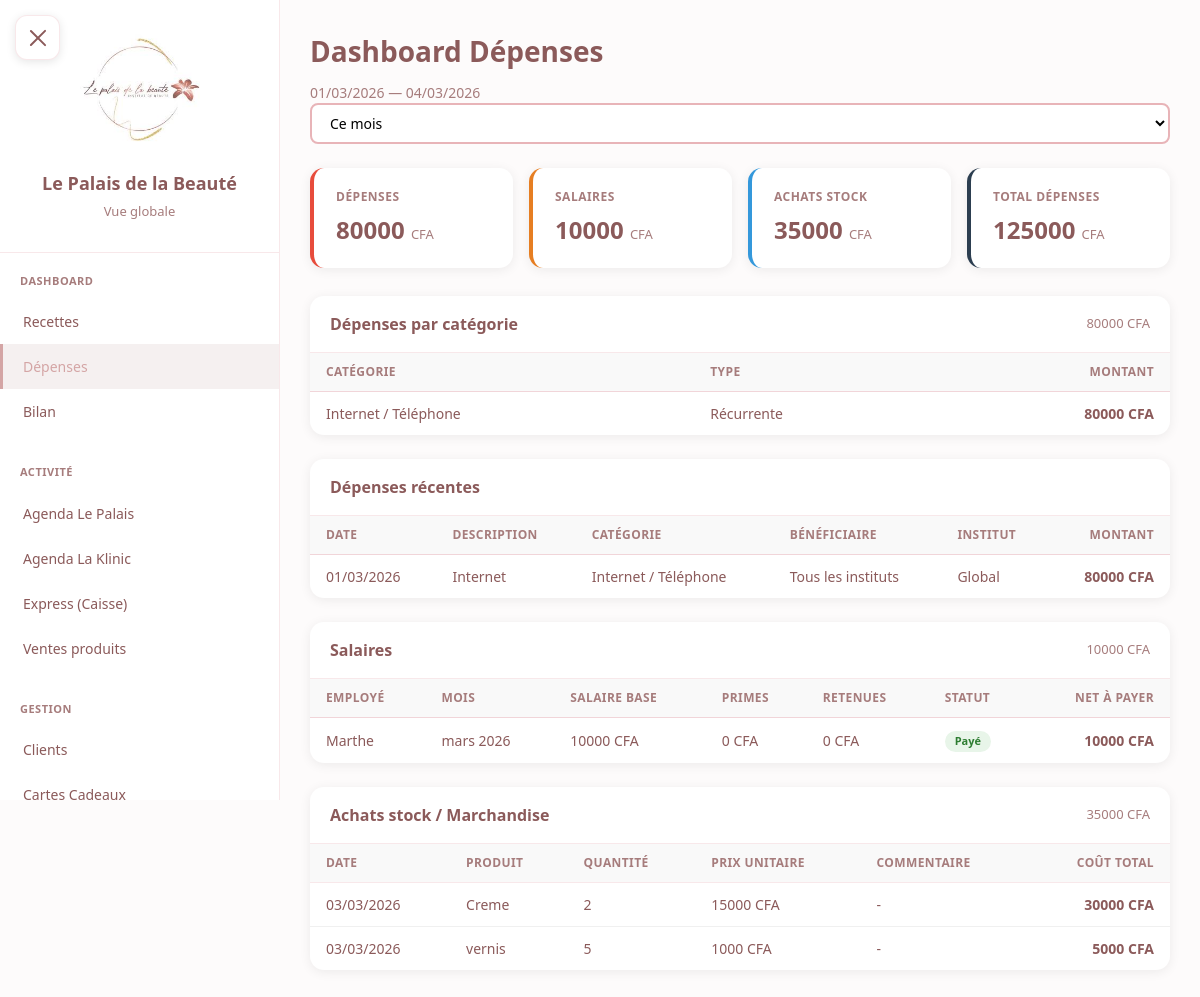
Page /dashboard/depenses/ (signed in) on the earlier database version.
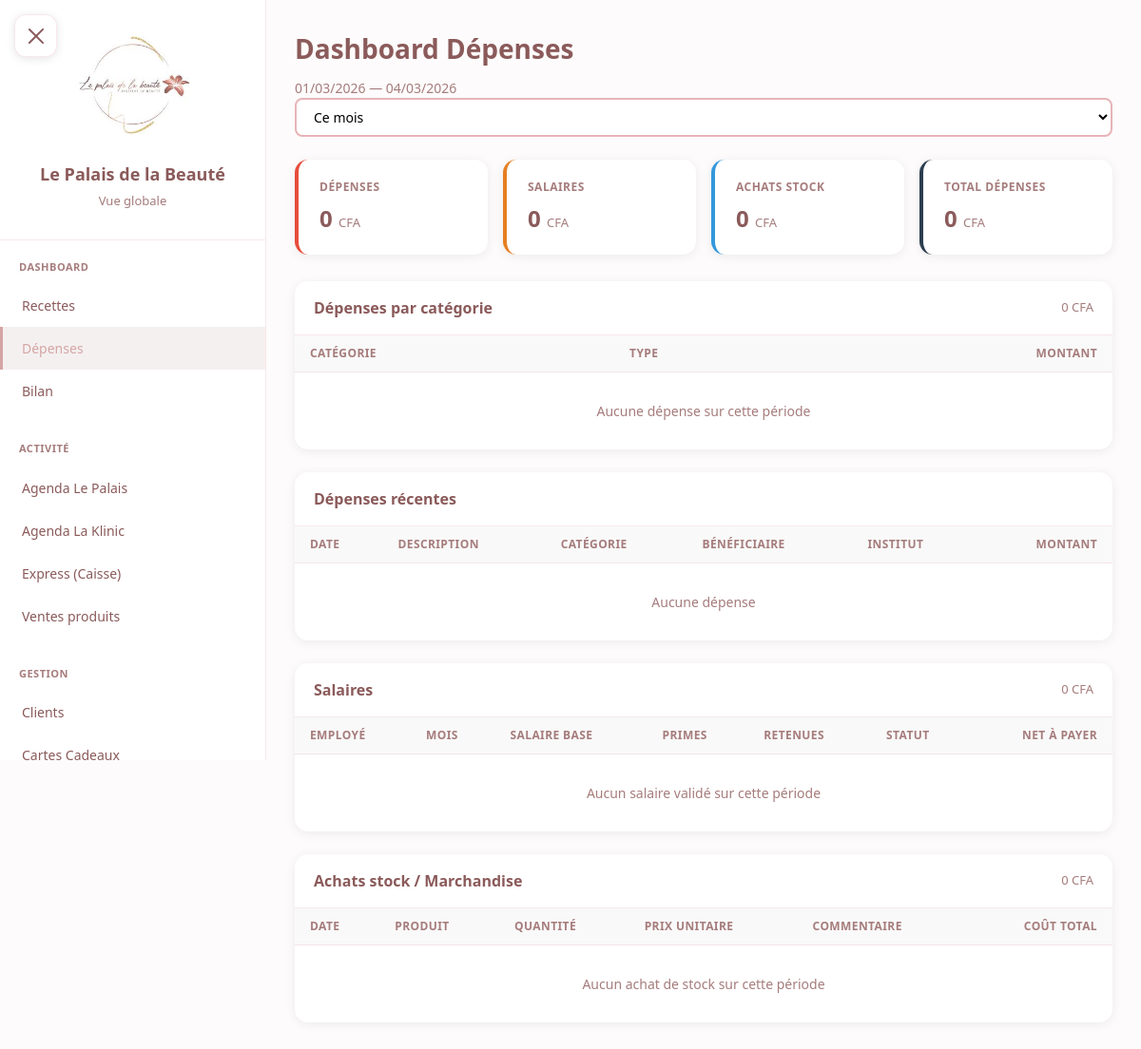
Same page on the later database version.
### core/models.py (models this page shows, shortened)
class CategoriDepense(models.Model):
    TYPE_CHOICES = [
        ('informelle', 'Informelle'),
        ('recurrente', 'Récurrente'),
        ('les_deux', 'Les deux'),
    ]
    nom = models.CharField(max_length=100, unique=True)
    description = models.TextField(blank=True, null=True)
    type = models.CharField(max_length=20, choices=TYPE_CHOICES, default='les_deux')
    class Meta:
        verbose_name = "Catégorie dépense"
        verbose_name_plural = "Catégories dépenses"
        ordering = ['nom']

class Depense(models.Model):
    MODE_PAIEMENT_CHOICES = [
        ('especes', 'Espèces'),
        ('virement', 'Virement'),
        ('cheque', 'Chèque'),
        ('carte', 'Carte bancaire'),
        ('om', 'Orange Money'),
        ('wave', 'Wave'),
        ('autre', 'Autre'),
    ]
    categorie = models.ForeignKey(
        CategoriDepense, on_delete=models.PROTECT, related_name='depenses'
    )
    institut = models.ForeignKey(
        'Institut', on_delete=models.SET_NULL, null=True, blank=True, related_name='depenses'
    )
    montant = models.IntegerField(validators=[MinValueValidator(0)])
    date = models.DateField()
    description = models.TextField(blank=True, null=True)
    beneficiaire = models.CharField(max_length=200, blank=True, default='')
    mode_paiement = models.CharField(max_length=20, choices=MODE_PAIEMENT_CHOICES, default='especes')
    cree_par = models.ForeignKey('Utilisateur', on_delete=models.SET_NULL, null=True)
    date_creation = models.DateTimeField(auto_now_add=True)
    class Meta:
        verbose_name = "Dépense"
        verbose_name_plural = "Dépenses"
        ordering = ['-date', '-date_creation']

class CalculSalaire(models.Model):
    STATUT_CHOICES = [
        ('brouillon', 'Brouillon'),
        ('valide', 'Validé'),
        ('paye', 'Payé'),
    ]
    employe = models.ForeignKey(Employe, on_delete=models.CASCADE, related_name='salaires')
    mois = models.DateField(help_text="Premier jour du mois")
    salaire_base = models.IntegerField(default=0)
    jours_travailles = models.IntegerField(default=0)
    jours_absence_non_payee = models.IntegerField(default=0)
    montant_retenue_absences = models.IntegerField(default=0)
    total_primes = models.IntegerField(default=0)
    total_avances_deduites = models.IntegerField(default=0)
    net_a_payer = models.IntegerField(default=0)
    nb_absences_non_justifiees = models.DecimalField(max_digits=4, decimal_places=1, default=0)
    nb_retards = models.IntegerField(default=0)
    deduction_absences_pointage = models.IntegerField(default=0)
    details_primes = models.JSONField(default=list, blank=True)
    details_absences = models.JSONField(default=list, blank=True)
    details_avances = models.JSONField(default=list, blank=True)
    statut = models.CharField(max_length=20, choices=STATUT_CHOICES, default='brouillon')
    valide_par = models.ForeignKey(
        'Utilisateur', on_delete=models.SET_NULL,
        null=True, blank=True, related_name='salaires_valides'
    )
    date_validation = models.DateTimeField(null=True, blank=True)
    date_paiement = models.DateTimeField(null=True, blank=True)
    date_creation = models.DateTimeField(auto_now_add=True)
    class Meta:
        unique_together = ['employe', 'mois']
        ordering = ['-mois', 'employe']
        verbose_name = "Calcul de salaire"
        verbose_name_plural = "Calculs de salaires"

class Employe(models.Model):
    RANG_CHOICES = [
        ('superieur', 'Supérieur'),
        ('manager', 'Manager'),
        ('employe', 'Employé'),
    ]
    nom = models.CharField(max_length=100)
    institut = models.ForeignKey(
        Institut,
        on_delete=models.SET_NULL,
        null=True,
        blank=True,
        related_name='employes'
    )
    actif = models.BooleanField(default=True)
    ordre_affichage = models.IntegerField(default=0)
    prenom = models.CharField(max_length=100, blank=True, default='')
    telephone = models.CharField(max_length=20, blank=True, null=True)
    categorie = models.ForeignKey(
        CategorieEmploye,
        on_delete=models.SET_NULL,
        null=True,
        blank=True,
        related_name='employes'
    )
    rang = models.CharField(max_length=20, choices=RANG_CHOICES, default='employe')
    salaire_base = models.IntegerField(
        default=0,
        validators=[MinValueValidator(0)],
        help_text="Salaire mensuel de base en CFA"
    )
    date_embauche = models.DateField(null=True, blank=True)
    est_dans_agenda = models.BooleanField(
        default=True,
        help_text="False pour vigiles, ménage, etc."
    )
    class Meta:
        verbose_name = "Employé"
        verbose_name_plural = "Employés"
        ordering = ['ordre_affichage', 'nom']

class MouvementStock(models.Model):
    TYPE_CHOICES = [
        ('entree', 'Entrée'),
        ('sortie', 'Sortie'),
        ('inventaire', 'Inventaire'),
        ('perte', 'Perte/Casse'),
    ]
    produit = models.ForeignKey(Produit, on_delete=models.CASCADE, related_name='mouvements')
    type_mouvement = models.CharField(max_length=20, choices=TYPE_CHOICES)
    quantite = models.IntegerField()
    quantite_avant = models.IntegerField(default=0)
    quantite_apres = models.IntegerField(default=0)
    prix_unitaire = models.IntegerField(default=0, validators=[MinValueValidator(0)])
    commentaire = models.TextField(blank=True, null=True)
    cree_par = models.ForeignKey('Utilisateur', on_delete=models.SET_NULL, null=True)
    date_creation = models.DateTimeField(auto_now_add=True)
    class Meta:
        verbose_name = "Mouvement de stock"
        verbose_name_plural = "Mouvements de stock"
        ordering = ['-date_creation']

class Produit(models.Model):
    nom = models.CharField(max_length=200)
    reference = models.CharField(max_length=100, blank=True, default='')
    categorie = models.ForeignKey(
        CategorieProduit, on_delete=models.PROTECT,
        null=True, blank=True, related_name='produits'
    )
    unite = models.ForeignKey(
        UniteMesure, on_delete=models.PROTECT,
        null=True, blank=True, related_name='produits'
    )
    fournisseur = models.ForeignKey(
        Fournisseur, on_delete=models.SET_NULL,
        null=True, blank=True, related_name='produits'
    )
    prix_achat = models.IntegerField(default=0, validators=[MinValueValidator(0)])
    prix_vente = models.IntegerField(default=0, validators=[MinValueValidator(0)], help_text="0 si non vendu aux clients")
    stock_actuel = models.IntegerField(default=0)
    stock_minimum = models.IntegerField(default=0, validators=[MinValueValidator(0)])
    actif = models.BooleanField(default=True)
    date_creation = models.DateTimeField(auto_now_add=True)
    class Meta:
        verbose_name = "Produit"
        verbose_name_plural = "Produits"
        ordering = ['categorie__nom', 'nom']

### dashboard/views.py (the view, shortened to what this page needs)
# urls.py: path('depenses/', views.dashboard_depenses, name='depenses'),
@login_required
@role_required(['patron'])
def dashboard_depenses(request):
    from django.db.models import F, ExpressionWrapper, IntegerField as DjIntField
    today = timezone.now().date()
    periode = request.GET.get('periode', 'mois')
    if periode == 'jour':
        date_debut = today
        date_fin = today
    elif periode == 'semaine':
        date_debut = today - timedelta(days=today.weekday())
        date_fin = today
    elif periode == 'mois':
        date_debut = today.replace(day=1)
        date_fin = today
    elif periode == 'annee':
        date_debut = today.replace(month=1, day=1)
        date_fin = today
    else:
        date_debut = today.replace(day=1)
        date_fin = today
    depenses_qs = Depense.objects.filter(
        date__gte=date_debut, date__lte=date_fin
    ).select_related('categorie', 'institut')
    total_depenses = depenses_qs.aggregate(s=Sum('montant'))['s'] or 0
    depenses_par_cat = list(
        depenses_qs.values('categorie__nom', 'categorie__type')
        .annotate(total=Sum('montant'))
        .order_by('-total')
    )
    depenses_recentes = depenses_qs.order_by('-date', '-date_creation')[:20]
    salaires_qs = CalculSalaire.objects.filter(
        mois__gte=date_debut,
        mois__lte=date_fin,
        statut__in=['valide', 'paye']
    ).select_related('employe')
    total_salaires = salaires_qs.aggregate(s=Sum('net_a_payer'))['s'] or 0
    salaires_liste = list(salaires_qs.order_by('-mois', 'employe__nom'))
    achats_qs = MouvementStock.objects.filter(
        type_mouvement='entree',
        date_creation__date__gte=date_debut,
        date_creation__date__lte=date_fin,
        prix_unitaire__gt=0
    ).select_related('produit')
    total_achats_stock = sum(m.quantite * m.prix_unitaire for m in achats_qs)
    achats_liste = list(achats_qs.order_by('-date_creation')[:20])
    total_global = total_depenses + total_salaires + total_achats_stock
    context = {
        'periode': periode,
        'date_debut': date_debut,
        'date_fin': date_fin,
        'date_debut_custom': date_debut.isoformat() if periode == 'personnalisee' else '',
        'date_fin_custom': date_fin.isoformat() if periode == 'personnalisee' else '',
        'mois_custom': date_debut.strftime('%Y-%m') if periode == 'mois_custom' else today.replace(day=1).strftime('%Y-%m'),
        'total_depenses': total_depenses,
        'total_salaires': total_salaires,
        'total_achats_stock': total_achats_stock,
        'total_global': total_global,
        'depenses_par_cat': depenses_par_cat,
        'depenses_recentes': depenses_recentes,
        'salaires_liste': salaires_liste,
        'achats_liste': achats_liste,
    }
    return render(request, 'dashboard/depenses.html', context)

### core/models.py (called while the page is built)
    def is_patron(self):
        return self.role == 'patron'

### templates/dashboard/depenses.html (shortened to what the changed rows need)
{% extends "base.html" %}
{% block content %}
<div class="dashboard-header">
    <div>
        <h1 class="page-title">Dashboard Dépenses</h1>
    </div>
</div>
<div class="kpi-grid">
    <div class="kpi-card danger">
        <div class="kpi-label">Dépenses</div>
        <div class="kpi-value">{{ total_depenses|floatformat:0 }} <span class="kpi-unit">CFA</span></div>
    </div>
    <div class="kpi-card warning">
        <div class="kpi-label">Salaires</div>
        <div class="kpi-value">{{ total_salaires|floatformat:0 }} <span class="kpi-unit">CFA</span></div>
    </div>
    <div class="kpi-card info">
        <div class="kpi-label">Achats stock</div>
        <div class="kpi-value">{{ total_achats_stock|floatformat:0 }} <span class="kpi-unit">CFA</span></div>
    </div>
    <div class="kpi-card dark">
        <div class="kpi-label">Total dépenses</div>
        <div class="kpi-value">{{ total_global|floatformat:0 }} <span class="kpi-unit">CFA</span></div>
    </div>
</div>
<div class="section-card">
    <div class="section-header">
        Dépenses par catégorie
        <span style="margin-left:auto;font-size:13px;font-weight:400;color:var(--text-light);">{{ total_depenses|floatformat:0 }} CFA</span>
    </div>
    <div class="section-body">
        <table class="dep-table">
            <thead>
                <tr>
                    <th>Catégorie</th>
                    <th>Type</th>
                    <th class="amount">Montant</th>
                </tr>
            </thead>
            <tbody>
                {% for cat in depenses_par_cat %}
                <tr>
                    <td>{{ cat.categorie__nom|default:"Non catégorisé" }}</td>
                    <td>
                        {% if cat.categorie__type == 'informelle' %}Informelle
                        {% elif cat.categorie__type == 'recurrente' %}Récurrente
                        {% else %}{{ cat.categorie__type|default:"-" }}{% endif %}
                    </td>
                    <td class="amount">{{ cat.total|floatformat:0 }} CFA</td>
                </tr>
                {% empty %}
                <tr class="empty-row"><td colspan="3">Aucune dépense sur cette période</td></tr>
                {% endfor %}
            </tbody>
        </table>
    </div>
</div>
<div class="section-card">
    <div class="section-body" style="overflow-x:auto;">
        <table class="dep-table">
            <thead>
                <tr>
                    <th>Date</th>
                    <th>Description</th>
                    <th>Catégorie</th>
                    <th>Bénéficiaire</th>
                    <th>Institut</th>
                    <th class="amount">Montant</th>
                </tr>
            </thead>
            <tbody>
                {% for dep in depenses_recentes %}
                <tr>
                    <td>{{ dep.date|date:"d/m/Y" }}</td>
                    <td>{{ dep.description|default:"-"|truncatechars:40 }}</td>
                    <td>{{ dep.categorie.nom|default:"-" }}</td>
                    <td>{{ dep.beneficiaire }}</td>
                    <td>{{ dep.institut.nom|default:"Global" }}</td>
                    <td class="amount">{{ dep.montant|floatformat:0 }} CFA</td>
                </tr>
                {% empty %}
                <tr class="empty-row"><td colspan="6">Aucune dépense</td></tr>
                {% endfor %}
            </tbody>
        </table>
    </div>
</div>
<div class="section-card">
    <div class="section-header">
        Salaires
        <span style="margin-left:auto;font-size:13px;font-weight:400;color:var(--text-light);">{{ total_salaires|floatformat:0 }} CFA</span>
    </div>
    <div class="section-body" style="overflow-x:auto;">
        <table class="dep-table">
            <thead>
                <tr>
                    <th>Employé</th>
                    <th>Mois</th>
                    <th>Salaire base</th>
                    <th>Primes</th>
                    <th>Retenues</th>
                    <th>Statut</th>
                    <th class="amount">Net à payer</th>
                </tr>
            </thead>
            <tbody>
                {% for sal in salaires_liste %}
                <tr>
                    <td>{{ sal.employe.prenom|default:sal.employe.nom }}</td>
                    <td>{{ sal.mois|date:"F Y" }}</td>
                    <td>{{ sal.salaire_base|floatformat:0 }} CFA</td>
                    <td>{{ sal.total_primes|floatformat:0 }} CFA</td>
                    <td>{{ sal.montant_retenue_absences|floatformat:0 }} CFA</td>
                    <td>
                        {% if sal.statut == 'paye' %}
                            <span class="badge-statut badge-paye">Payé</span>
                        {% elif sal.statut == 'valide' %}
                            <span class="badge-statut badge-valide">Validé</span>
                        {% else %}
                            <span class="badge-statut badge-brouillon">Brouillon</span>
                        {% endif %}
                    </td>
                    <td class="amount">{{ sal.net_a_payer|floatformat:0 }} CFA</td>
                </tr>
                {% empty %}
                <tr class="empty-row"><td colspan="7">Aucun salaire validé sur cette période</td></tr>
                {% endfor %}
            </tbody>
        </table>
    </div>
</div>
<div class="section-card">
    <div class="section-header">
        Achats stock / Marchandise
        <span style="margin-left:auto;font-size:13px;font-weight:400;color:var(--text-light);">{{ total_achats_stock|floatformat:0 }} CFA</span>
    </div>
    <div class="section-body" style="overflow-x:auto;">
        <table class="dep-table">
            <thead>
                <tr>
                    <th>Date</th>
                    <th>Produit</th>
                    <th>Quantité</th>
                    <th>Prix unitaire</th>
                    <th>Commentaire</th>
                    <th class="amount">Coût total</th>
                </tr>
            </thead>
            <tbody>
                {% for achat in achats_liste %}
                <tr>
                    <td>{{ achat.date_creation|date:"d/m/Y" }}</td>
                    <td>{{ achat.produit.nom }}</td>
                    <td>{{ achat.quantite }}</td>
                    <td>{{ achat.prix_unitaire|floatformat:0 }} CFA</td>
                    <td>{{ achat.commentaire|default:"-"|truncatechars:40 }}</td>
                    <td class="amount">{% widthratio achat.quantite 1 achat.prix_unitaire %} CFA</td>
                </tr>
                {% empty %}
                <tr class="empty-row"><td colspan="6">Aucun achat de stock sur cette période</td></tr>
                {% endfor %}
            </tbody>
        </table>
    </div>
</div>
{% endblock %}

Differences in the rows shown:
no longer on this page (row unchanged): CategoriDepense: categorie__nom "Internet / Téléphone", total "80000"
removed Depense: date "01/03/2026", description "Internet", categorie.nom "Internet / Téléphone", beneficiaire "Tous les instituts", institut.nom "Global", montant "80000"
removed CalculSalaire: employe.prenom "Marthe", mois "mars 2026", salaire_base "10000", total_primes "0", montant_retenue_absences "0", statut "Payé", net_a_payer "10000"
removed MouvementStock: date_creation "03/03/2026", produit.nom "Creme", quantite "2", prix_unitaire "15000", commentaire "-", quantite+prix_unitaire "30000"
removed MouvementStock: date_creation "03/03/2026", produit.nom "vernis", quantite "5", prix_unitaire "1000", commentaire "-", quantite+prix_unitaire "5000"
Other differences:
{{ total_depenses|floatformat:0 }}: "80000" → "0"
{{ total_salaires|floatformat:0 }}: "10000" → "0"
{{ total_achats_stock|floatformat:0 }}: "35000" → "0"
{{ total_global|floatformat:0 }}: "125000" → "0"
text now shown: "Aucune dépense sur cette période Aucune dépense Aucun salaire validé sur cette période Aucun achat de stock sur cette période"
